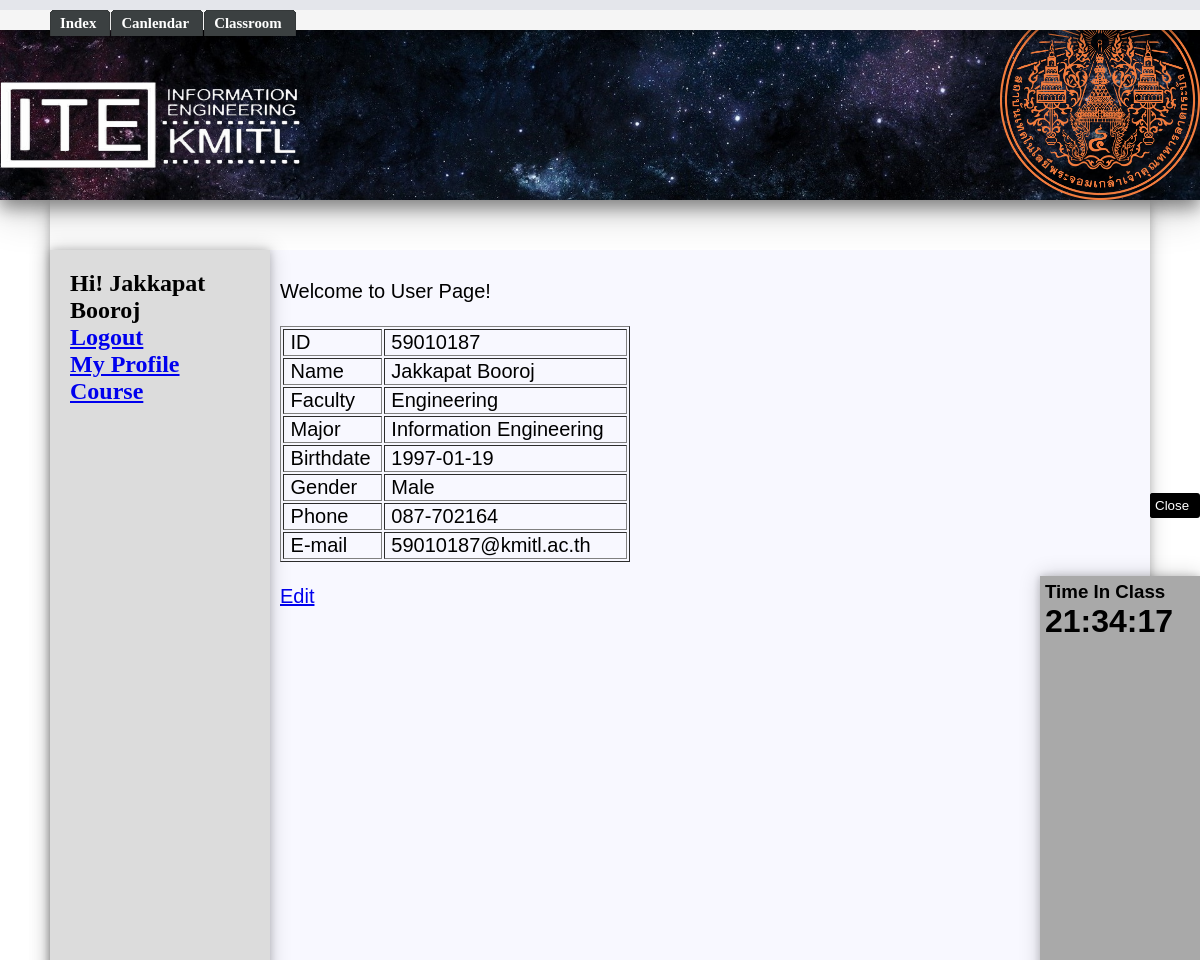
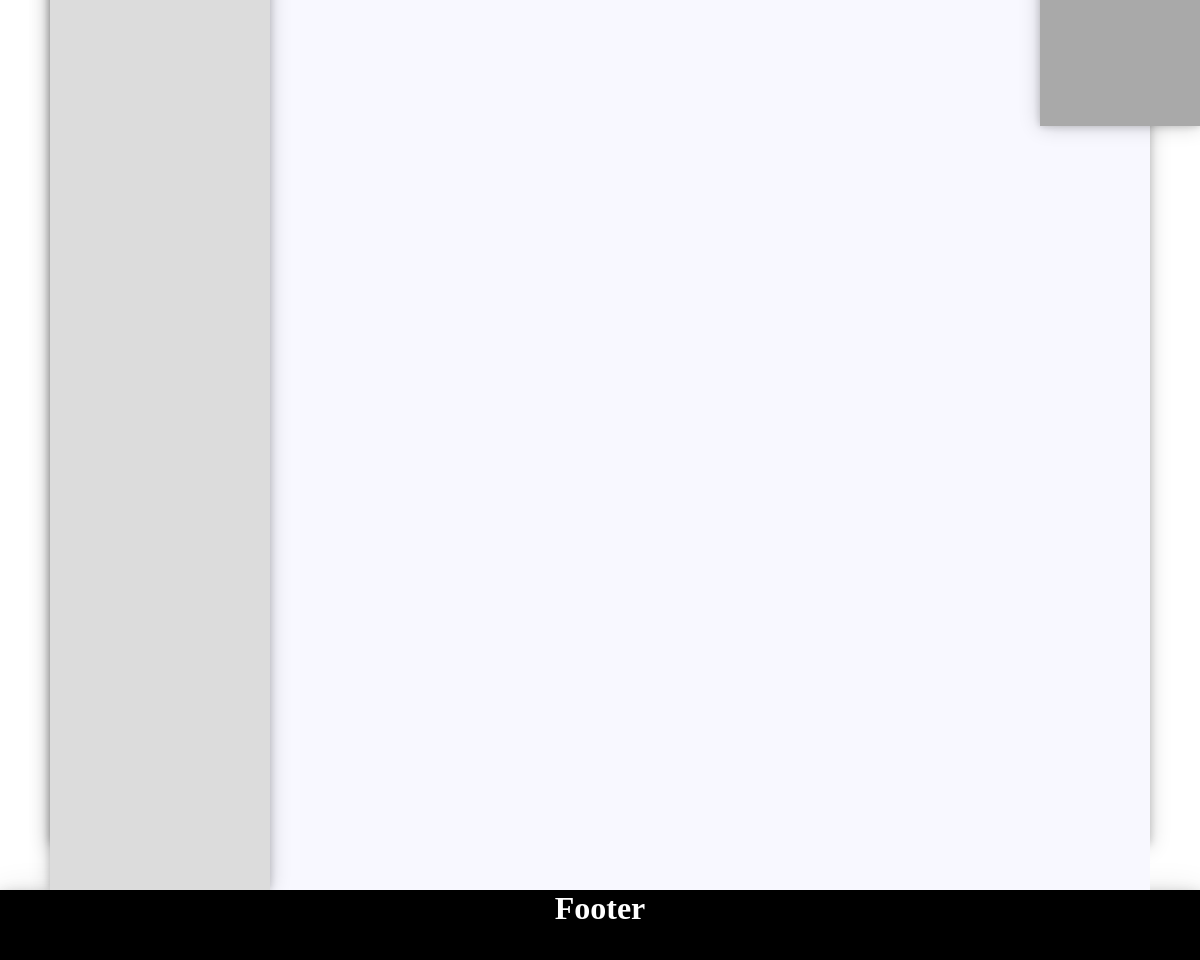
The app's page /student_page.php (signed in) with its own data (2 pictures, top to bottom).
### tables this page shows
CREATE TABLE `studentt` (
  `ID` int(11) NOT NULL,
  `Fname` varchar(32) DEFAULT NULL,
  `Lname` varchar(32) DEFAULT NULL,
  `Faculty` varchar(60) DEFAULT NULL,
  `Major` varchar(255) DEFAULT NULL,
  `Birthdate` date DEFAULT NULL,
  `Gender` varchar(10) DEFAULT NULL,
  `Phone` varchar(10) DEFAULT NULL,
  `Email` varchar(32) DEFAULT NULL
);

### student_page.php (the view, shortened to what this page needs)
<?php
        include("config.php");
	$strSQL = "SELECT * FROM studentt WHERE ID = '".$_SESSION['ID']."' ";
	$objQuery = mysqli_query($objCon,$strSQL);
	$objResult = mysqli_fetch_array($objQuery,MYSQLI_ASSOC);
?>
<!DOCTYPE html>
<html>
    <head>
        <link rel="stylesheet" type="text/css" href="css/themeMax.css">
        <link rel="stylesheet" href="css/menu.css" type="text/css" />
    </head>
    <body onload="startTime()">
        <nav>
            <div id="tabs">
                <?php include 'php/menutop.php';?>
            </div>
            </nav>
        <header class="header">
            <?php include 'php/head.php';?>
        </header>
        <div id="container">
            <div class="closeFloating" >
             <a onclick="onOffbar()"><button id="textCloseFloating">Close</button></a>
            </div>
            <div id="floatingMenu">
         <?php include'php/timeInClass.php';?>
            </div>
             <article >
                  <div class="content">
                  Welcome to User Page! <br><br>
  <table border="1" style="width: 350px">
    <tbody>
      <tr>
        <td width="87"> &nbsp;ID</td>
        <td width="220"><?php echo '&nbsp;',$objResult["ID"];?>
        </td>
      </tr>
      <tr>
        <td> &nbsp;Name</td>
        <td><?php echo '&nbsp;',$objResult["Fname"]." ".$objResult["Lname"];?></td>
      </tr>
	  <tr>
        <td> &nbsp;Faculty</td>
        <td><?php echo '&nbsp;',$objResult["Faculty"];?></td>
      </tr>
	  <tr>
        <td> &nbsp;Major</td>
        <td><?php echo '&nbsp;',$objResult["Major"];?></td>
      </tr>
	  <tr>
        <td> &nbsp;Birthdate</td>
        <td><?php echo '&nbsp;',$objResult["Birthdate"];?></td>
      </tr>
	  <tr>
        <td> &nbsp;Gender</td>
        <td><?php echo '&nbsp;',$objResult["Gender"];?></td>
      </tr>
	  <tr>
        <td> &nbsp;Phone</td>
        <td><?php echo '&nbsp;',$objResult["Phone"];?></td>
      </tr>
	  <tr>
        <td> &nbsp;E-mail</td>
        <td><?php echo '&nbsp;',$objResult["Email"];?></td>
      </tr>
    </tbody>
  </table>
  <br>
  <a href="edit_profile.php">Edit</a><br>
  <br>
                 </div>
            </article>
            <aside >
                <div id=asidemenu>
                <?php include 'php/menuright.php';?>
                </div>
            </aside>
        </div>
        <footer>
                <h1>Footer</h1>
            </footer>
    </body>
</html>

### php/menuright.php
 <?php
                if(isset($_SESSION['ID'])){
                    if($_SESSION['Status']=="Teacher"){
                        $sql = "teachert";
                        $link2 ="teacher_page.php";
 			$link3 ="teacher_course.php";
                    }
                    else{
                        $sql ="studentt";
                        $link2 ="student_page.php";
			$link3 ="student_course.php";
                    }
                    $strSQL = "SELECT * FROM ".$sql." WHERE ID = '".$_SESSION['ID']."' ";
	                $objQuery = mysqli_query($objCon,$strSQL);
	                $objResult = mysqli_fetch_array($objQuery,MYSQLI_ASSOC);
               echo "<h1>Hi! ".$objResult["Fname"]."<br>".$objResult["Lname"]."</h1>";
                $button1 = "Logout";
                $button2 = "My Profile";
                $link1 = "logout.php";
                }
                else{
                $button1 = "Login";
                $button2 = "Register";
                $link1 = "login.php";
                $link2 = "register.php";
                $link3 = "index.php";
                }
                echo  "<a href=".$link1."><h1>".$button1."</h1></a>";
                echo  "<a href=".$link2."><h1>".$button2."</h1></a>";
                echo  "<a href=".$link3."><h1>Course</h1></a>";
?>

### css/themeMax.css (style rules this page uses)
* { margin:0; }
#container { margin: 0 auto; width: 1100px; height: 1600px; box-shadow: 0 4px 8px 0 rgba(0, 0, 0, 0.2), 0 6px 20px 0 rgba(0, 0, 0, 0.19); }
nav { text-align:center; background-color: whitesmoke; width: 100%; height: 30px; position: fixed; box-shadow: 0 4px 8px 0 rgba(0, 0, 0, 0.2), 0 6px 20px 0 rgba(0, 0, 0, 0.19); }
header { text-align:left; background-color: gray; height: 200px; background-image:url("../images/stars.jpg"); background-size: cover; background-repeat: no-repeat; background-position: right; font-size: 60px; color:white; box-shadow: 0 8px 16px 0 rgba(0, 0, 0, 0.4), 0 12px 40px 0 rgba(0, 0, 0, 0.19); }
aside { text-align:left; background-color: gainsboro; width: 20%; float: left; height: 100%; box-shadow: 0 0 8px 0 rgba(0, 0, 0, 0.2), 0 0 20px 0 rgba(0, 0, 0, 0.19); }
#asidemenu { padding-top: 20px; padding-left: 20px; font-size:16px; }
article { background-color: ghostwhite; float: right; width: 80%; height: 100%; }
.content { font-family: 'Muli', sans-serif; margin-left: 10px; margin-top: 30px; font-size: 20px; }
footer { text-align:center; color:white; background-color:black; width: 100%; height: 70px; clear: both; box-shadow: 0 8px 16px 0 rgba(0, 0, 0, 0.4), 0 12px 40px 0 rgba(0, 0, 0, 0.19); }
#floatingMenu { font-family: sans-serif; background-color:darkgray; padding: 5px;; width: 150px; height: 500px; z-index: 100; position: fixed; right: 0px; top: 30%; box-shadow: 0 0 8px 0 rgba(0, 0, 0, 0.2), 0 0 20px 0 rgba(0, 0, 0, 0.19); }
.closeFloating { font-family: sans-serif; width: 50px; z-index: 100; position: fixed; right: 0px; background-color: black; align-content: center; color:white; font-size: 3px; border-radius: 3px; bottom: 73% }
button { padding: 5px; background-color:black; color:white; border: none; border-radius: 3px; }

### css/menu.css (style rules this page uses)
#tabs { font: bold 11px/1.5em Verdana; width:100%; background:#E4E6EB; font-size:93%; line-height:normal; }

### records on screen
studentt: ID "59010187", Fname "Jakkapat", Lname "Booroj", Faculty "Engineering", Major "Information Engineering", Birthdate "1997-01-19", Gender "Male", Phone "087-702164", Email "59010187@kmitl.ac.th"

### other values on screen
$button1 "Logout"
$button2 "My Profile"
